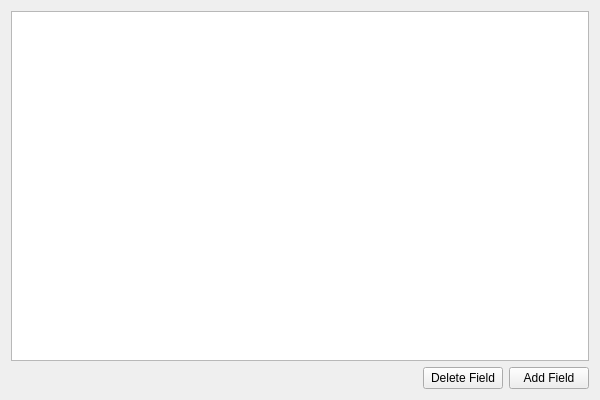
<?xml version="1.0" encoding="UTF-8"?>
<ui version="4.0">
 <class>TableViewerDlg</class>
 <widget class="QWidget" name="TableViewerDlg">
  <property name="geometry">
   <rect>
    <x>0</x>
    <y>0</y>
    <width>600</width>
    <height>400</height>
   </rect>
  </property>
  <property name="sizePolicy">
   <sizepolicy hsizetype="Maximum" vsizetype="Expanding">
    <horstretch>0</horstretch>
    <verstretch>0</verstretch>
   </sizepolicy>
  </property>
  <property name="windowTitle">
   <string>子物体列表</string>
  </property>
  <layout class="QVBoxLayout" name="verticalLayout">
   <item>
    <widget class="QTableView" name="tableView">
     <property name="sizePolicy">
      <sizepolicy hsizetype="Minimum" vsizetype="Expanding">
       <horstretch>0</horstretch>
       <verstretch>0</verstretch>
      </sizepolicy>
     </property>
    </widget>
   </item>
   <item>
    <layout class="QHBoxLayout" name="horizontalLayout_2">
     <item>
      <spacer name="horizontalSpacer">
       <property name="orientation">
        <enum>Qt::Horizontal</enum>
       </property>
       <property name="sizeHint" stdset="0">
        <size>
         <width>40</width>
         <height>20</height>
        </size>
       </property>
      </spacer>
     </item>
     <item>
      <layout class="QHBoxLayout" name="horizontalLayout">
       <item>
        <widget class="QPushButton" name="buttonDeleteField">
         <property name="text">
          <string>Delete Field</string>
         </property>
        </widget>
       </item>
       <item>
        <widget class="QPushButton" name="buttonAddField">
         <property name="text">
          <string>Add Field</string>
         </property>
        </widget>
       </item>
      </layout>
     </item>
    </layout>
   </item>
  </layout>
 </widget>
 <resources/>
 <connections/>
</ui>
